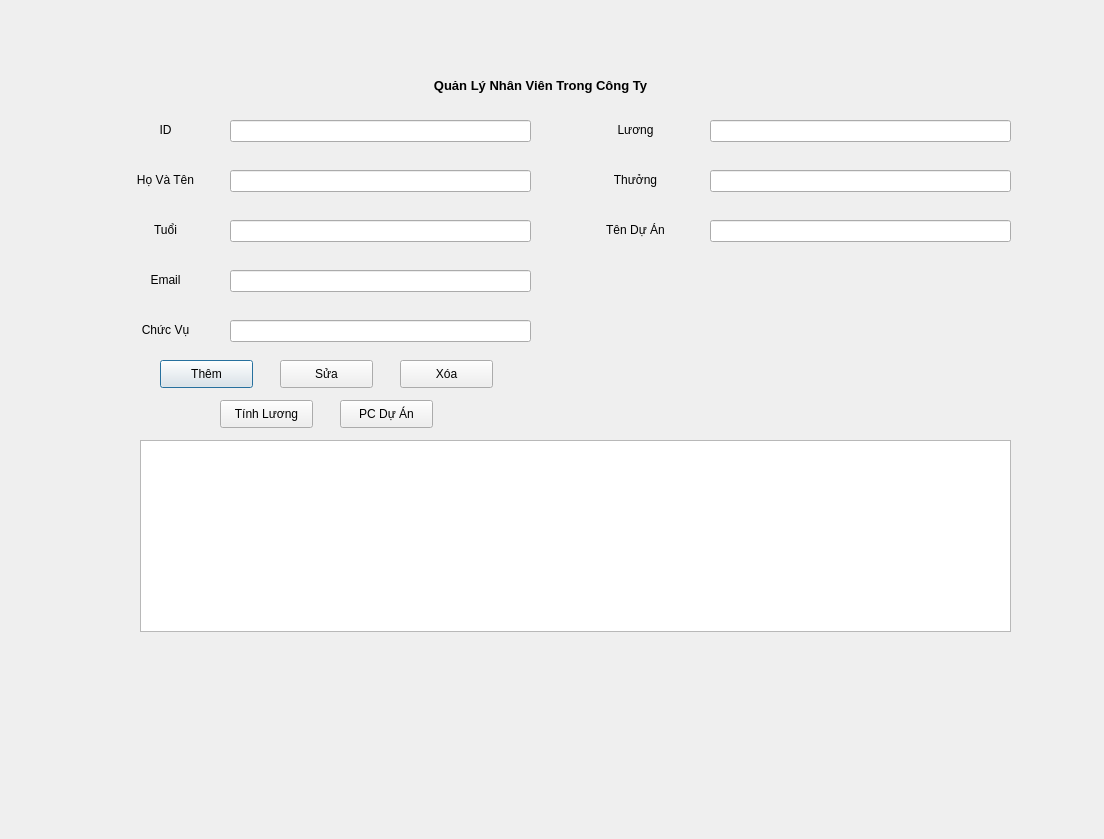
<?xml version="1.0" encoding="UTF-8"?>
<ui version="4.0">
 <class>Dialog</class>
 <widget class="QDialog" name="Dialog">
  <property name="geometry">
   <rect>
    <x>0</x>
    <y>0</y>
    <width>1104</width>
    <height>839</height>
   </rect>
  </property>
  <property name="windowTitle">
   <string>Dialog</string>
  </property>
  <widget class="QLineEdit" name="lineEdit">
   <property name="geometry">
    <rect>
     <x>230</x>
     <y>120</y>
     <width>301</width>
     <height>22</height>
    </rect>
   </property>
  </widget>
  <widget class="QLabel" name="label">
   <property name="geometry">
    <rect>
     <x>380</x>
     <y>60</y>
     <width>321</width>
     <height>51</height>
    </rect>
   </property>
   <property name="font">
    <font>
     <pointsize>25</pointsize>
     <weight>75</weight>
     <bold>true</bold>
    </font>
   </property>
   <property name="text">
    <string>&lt;html&gt;&lt;head/&gt;&lt;body&gt;&lt;p align=&quot;center&quot;&gt;&lt;span style=&quot; font-size:10pt;&quot;&gt;Quản Lý Nhân Viên Trong Công Ty&lt;/span&gt;&lt;/p&gt;&lt;/body&gt;&lt;/html&gt;</string>
   </property>
  </widget>
  <widget class="QLabel" name="label_2">
   <property name="geometry">
    <rect>
     <x>120</x>
     <y>120</y>
     <width>91</width>
     <height>21</height>
    </rect>
   </property>
   <property name="text">
    <string>&lt;html&gt;&lt;head/&gt;&lt;body&gt;&lt;p align=&quot;center&quot;&gt;ID&lt;/p&gt;&lt;/body&gt;&lt;/html&gt;</string>
   </property>
  </widget>
  <widget class="QLabel" name="label_3">
   <property name="geometry">
    <rect>
     <x>120</x>
     <y>170</y>
     <width>91</width>
     <height>21</height>
    </rect>
   </property>
   <property name="text">
    <string>&lt;html&gt;&lt;head/&gt;&lt;body&gt;&lt;p align=&quot;center&quot;&gt;Họ Và Tên&lt;/p&gt;&lt;/body&gt;&lt;/html&gt;</string>
   </property>
  </widget>
  <widget class="QLineEdit" name="lineEdit_2">
   <property name="geometry">
    <rect>
     <x>230</x>
     <y>170</y>
     <width>301</width>
     <height>22</height>
    </rect>
   </property>
  </widget>
  <widget class="QLineEdit" name="lineEdit_3">
   <property name="geometry">
    <rect>
     <x>230</x>
     <y>220</y>
     <width>301</width>
     <height>22</height>
    </rect>
   </property>
  </widget>
  <widget class="QLabel" name="label_4">
   <property name="geometry">
    <rect>
     <x>120</x>
     <y>220</y>
     <width>91</width>
     <height>21</height>
    </rect>
   </property>
   <property name="text">
    <string>&lt;html&gt;&lt;head/&gt;&lt;body&gt;&lt;p align=&quot;center&quot;&gt;Tuổi&lt;/p&gt;&lt;/body&gt;&lt;/html&gt;</string>
   </property>
  </widget>
  <widget class="QLabel" name="label_5">
   <property name="geometry">
    <rect>
     <x>120</x>
     <y>270</y>
     <width>91</width>
     <height>21</height>
    </rect>
   </property>
   <property name="text">
    <string>&lt;html&gt;&lt;head/&gt;&lt;body&gt;&lt;p align=&quot;center&quot;&gt;Email&lt;/p&gt;&lt;/body&gt;&lt;/html&gt;</string>
   </property>
  </widget>
  <widget class="QLineEdit" name="lineEdit_4">
   <property name="geometry">
    <rect>
     <x>230</x>
     <y>270</y>
     <width>301</width>
     <height>22</height>
    </rect>
   </property>
  </widget>
  <widget class="QLineEdit" name="lineEdit_5">
   <property name="geometry">
    <rect>
     <x>230</x>
     <y>320</y>
     <width>301</width>
     <height>22</height>
    </rect>
   </property>
  </widget>
  <widget class="QLabel" name="label_6">
   <property name="geometry">
    <rect>
     <x>120</x>
     <y>320</y>
     <width>91</width>
     <height>21</height>
    </rect>
   </property>
   <property name="text">
    <string>&lt;html&gt;&lt;head/&gt;&lt;body&gt;&lt;p align=&quot;center&quot;&gt;Chức Vụ&lt;/p&gt;&lt;/body&gt;&lt;/html&gt;</string>
   </property>
  </widget>
  <widget class="QPushButton" name="pushButton">
   <property name="geometry">
    <rect>
     <x>160</x>
     <y>360</y>
     <width>93</width>
     <height>28</height>
    </rect>
   </property>
   <property name="text">
    <string>Thêm</string>
   </property>
  </widget>
  <widget class="QPushButton" name="pushButton_2">
   <property name="geometry">
    <rect>
     <x>280</x>
     <y>360</y>
     <width>93</width>
     <height>28</height>
    </rect>
   </property>
   <property name="text">
    <string>Sửa</string>
   </property>
  </widget>
  <widget class="QPushButton" name="pushButton_3">
   <property name="geometry">
    <rect>
     <x>400</x>
     <y>360</y>
     <width>93</width>
     <height>28</height>
    </rect>
   </property>
   <property name="text">
    <string>Xóa</string>
   </property>
  </widget>
  <widget class="QPushButton" name="pushButton_4">
   <property name="geometry">
    <rect>
     <x>220</x>
     <y>400</y>
     <width>93</width>
     <height>28</height>
    </rect>
   </property>
   <property name="text">
    <string>Tính Lương</string>
   </property>
  </widget>
  <widget class="QPushButton" name="pushButton_5">
   <property name="geometry">
    <rect>
     <x>340</x>
     <y>400</y>
     <width>93</width>
     <height>28</height>
    </rect>
   </property>
   <property name="text">
    <string>PC Dự Án</string>
   </property>
  </widget>
  <widget class="QLabel" name="label_7">
   <property name="geometry">
    <rect>
     <x>590</x>
     <y>120</y>
     <width>91</width>
     <height>21</height>
    </rect>
   </property>
   <property name="text">
    <string>&lt;html&gt;&lt;head/&gt;&lt;body&gt;&lt;p align=&quot;center&quot;&gt;Lương&lt;/p&gt;&lt;/body&gt;&lt;/html&gt;</string>
   </property>
  </widget>
  <widget class="QLineEdit" name="lineEdit_7">
   <property name="geometry">
    <rect>
     <x>710</x>
     <y>120</y>
     <width>301</width>
     <height>22</height>
    </rect>
   </property>
  </widget>
  <widget class="QLineEdit" name="lineEdit_8">
   <property name="geometry">
    <rect>
     <x>710</x>
     <y>170</y>
     <width>301</width>
     <height>22</height>
    </rect>
   </property>
  </widget>
  <widget class="QLineEdit" name="lineEdit_9">
   <property name="geometry">
    <rect>
     <x>710</x>
     <y>220</y>
     <width>301</width>
     <height>22</height>
    </rect>
   </property>
  </widget>
  <widget class="QLabel" name="label_8">
   <property name="geometry">
    <rect>
     <x>590</x>
     <y>170</y>
     <width>91</width>
     <height>21</height>
    </rect>
   </property>
   <property name="text">
    <string>&lt;html&gt;&lt;head/&gt;&lt;body&gt;&lt;p align=&quot;center&quot;&gt;Thưởng&lt;/p&gt;&lt;/body&gt;&lt;/html&gt;</string>
   </property>
  </widget>
  <widget class="QLabel" name="label_9">
   <property name="geometry">
    <rect>
     <x>590</x>
     <y>220</y>
     <width>91</width>
     <height>21</height>
    </rect>
   </property>
   <property name="text">
    <string>&lt;html&gt;&lt;head/&gt;&lt;body&gt;&lt;p align=&quot;center&quot;&gt;Tên Dự Án&lt;/p&gt;&lt;/body&gt;&lt;/html&gt;</string>
   </property>
  </widget>
  <widget class="QTableWidget" name="tableWidget">
   <property name="geometry">
    <rect>
     <x>140</x>
     <y>440</y>
     <width>871</width>
     <height>192</height>
    </rect>
   </property>
   <property name="rowCount">
    <number>0</number>
   </property>
   <property name="columnCount">
    <number>0</number>
   </property>
  </widget>
 </widget>
 <resources/>
 <connections/>
</ui>
